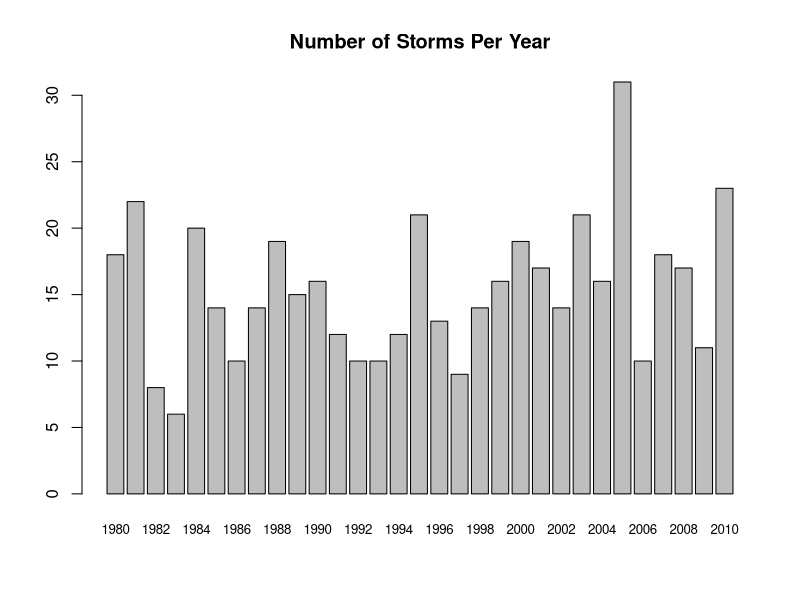
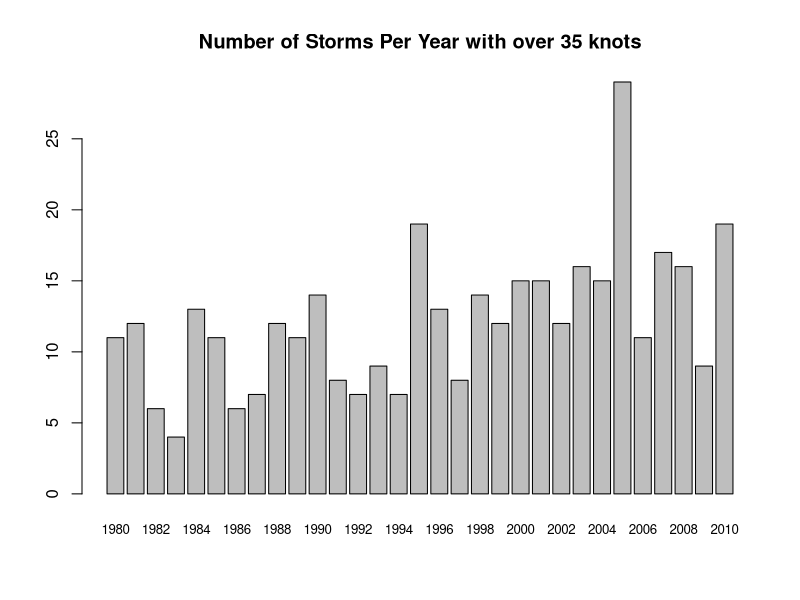
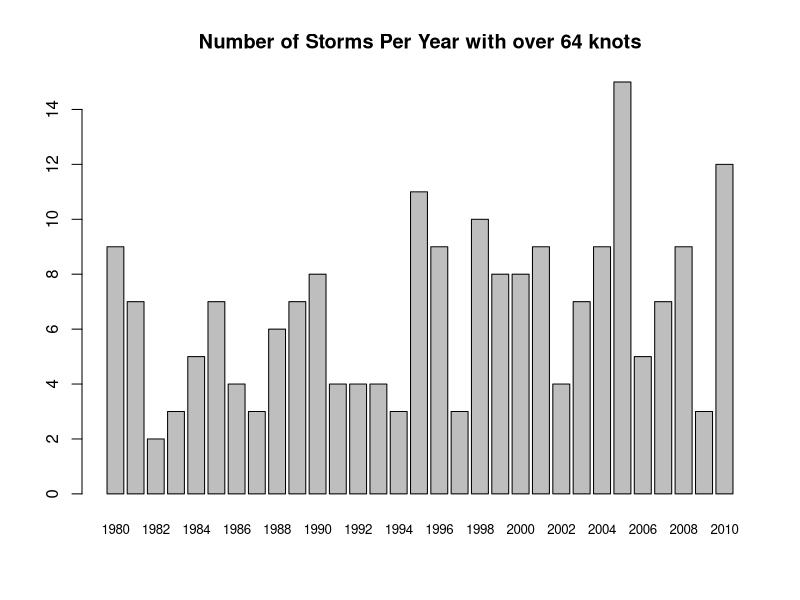
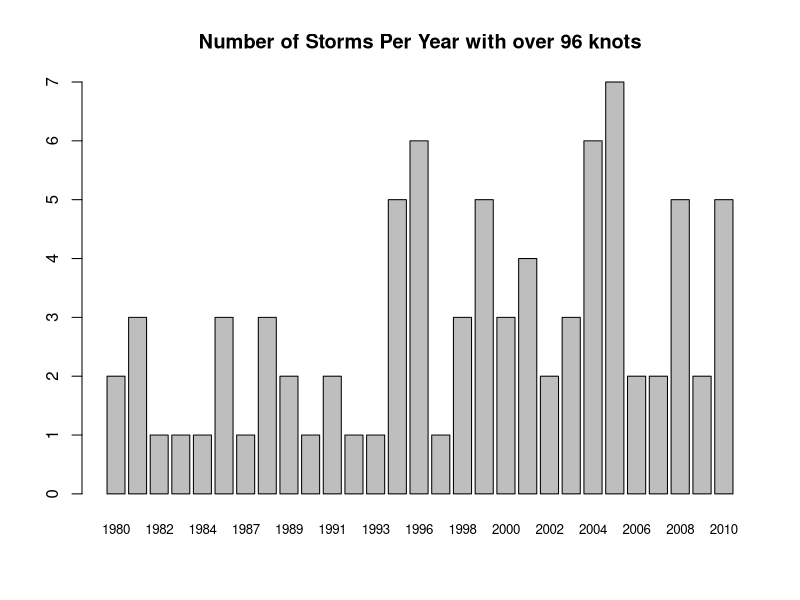
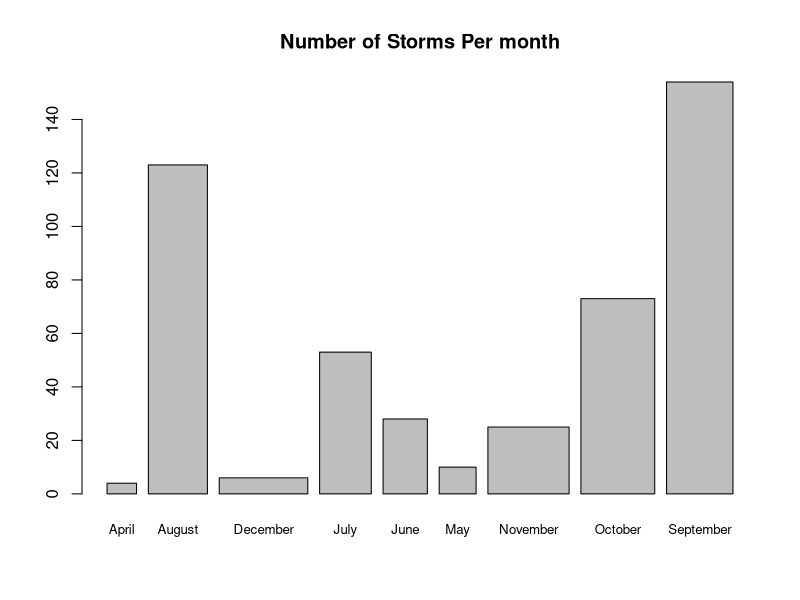
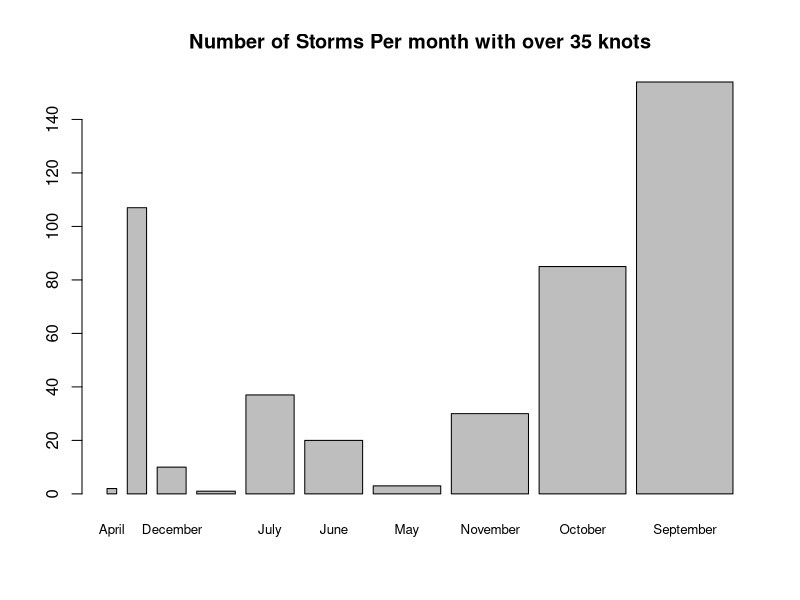
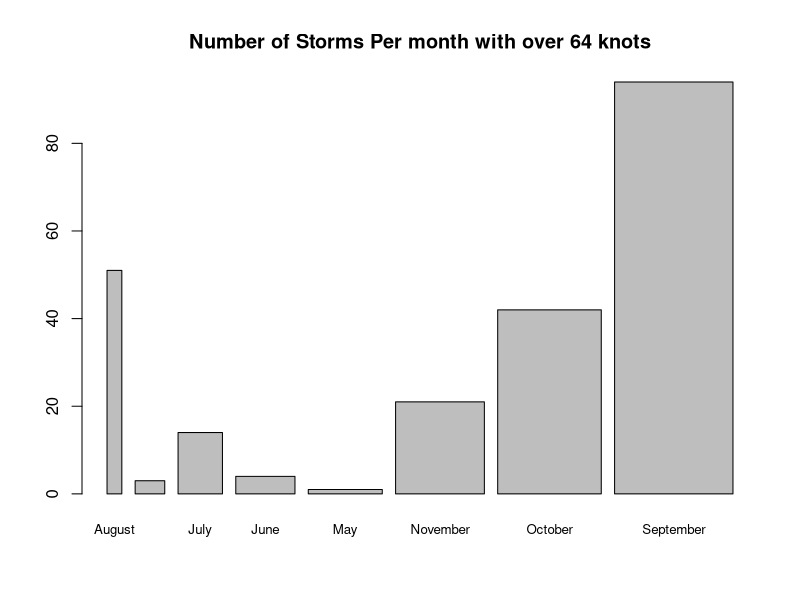
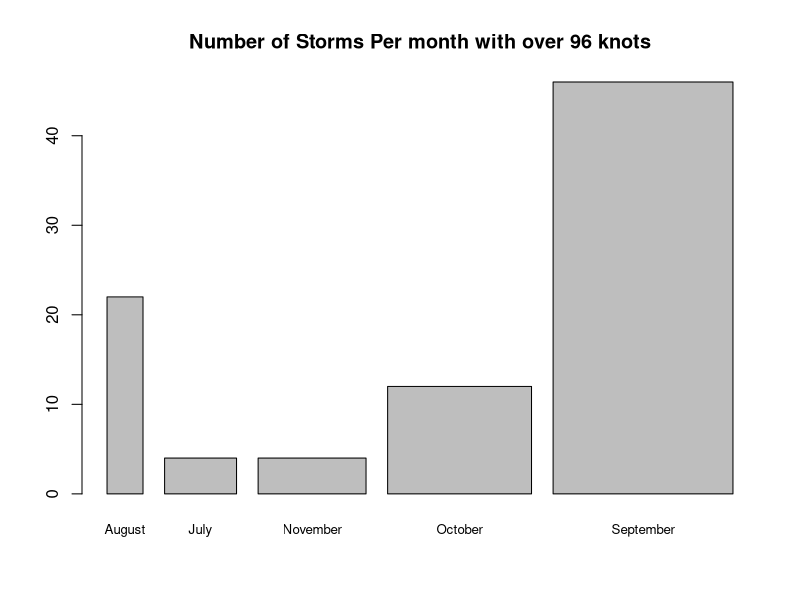

The R script that drew these images, in order:
## ---- chunk 1
#Import the data sets and modify them for analysis
setwd('../data')
storms <- read.csv("storms.csv",stringsAsFactors=F)
tracks <- read.csv("tracks.csv",stringsAsFactors=F)
storms <- storms[,-1]
tracks <- tracks[,-1]

storms$date <- as.Date(storms$date,'%m/%d/%Y')
tracks$date <- as.Date(tracks$date,'%m/%d/%Y')
storms <- storms[storms$date>=as.Date('01/01/1980','%m/%d/%Y') & storms$date<=as.Date('12/31/2010','%m/%d/%Y'),]
tracks <- tracks[tracks$date>=as.Date('01/01/1980','%m/%d/%Y') & tracks$date<=as.Date('12/31/2010','%m/%d/%Y'),]

##Analysis Per Year

per_year <- format(storms$date,'%Y')
num_peryear <- aggregate(storms$id,list(per_year),length)
names(num_peryear) <- c('Year','Number of Storms')

#Frequency table of number of storms per year
num_peryear

#barplot of numers of storms per year
barplot(num_peryear[[2]],as.numeric(num_peryear[[1]]),
        names.arg=num_peryear[[1]],cex.names = 0.8,
        main="Number of Storms Per Year")

tracks_35 <- tracks[tracks$wind>=35,]
num_peryear35 <- aggregate(tracks_35$id,
                                  list(format(tracks_35$date,'%Y')),unique)
num_peryear35[,1] <- 1980:2010
num_peryear35[,2] <- as.numeric(sapply(num_peryear35[,2],length))
names(num_peryear35) <- c('Year',"Storms over 35")

#frequency table of numbes of storms per year with knots >=35
num_peryear35

#barplot of numers of storms per year with >=35
barplot(num_peryear35[[2]],as.numeric(num_peryear[[1]]),
        names.arg=num_peryear35[[1]],cex.names = 0.8,
        main="Number of Storms Per Year with over 35 knots")


tracks_64 <- tracks[tracks$wind>=64,]
num_peryear64 <- aggregate(tracks_64$id,
                           list(format(tracks_64$date,'%Y')),unique)
num_peryear64[,1] <- 1980:2010
num_peryear64[,2] <- as.numeric(sapply(num_peryear64[,2],length))
names(num_peryear64) <- c('Year',"Storms over 64")

#frequency table of numbers of storms per year with knots>=66
num_peryear64

#barplot of numers of storms per year with >=64
barplot(num_peryear64[[2]],as.numeric(num_peryear[[1]]),
        names.arg=num_peryear64[[1]],cex.names = 0.8,
        main="Number of Storms Per Year with over 64 knots")


tracks_96 <- tracks[tracks$wind>=96,]
num_peryear96 <- aggregate(tracks_96$id,
                           list(format(tracks_96$date,'%Y')),unique)
num_peryear96[,2] <- as.numeric(sapply(num_peryear96[,2],length))
names(num_peryear96) <- c('Year',"Storms over 96")

#frequency table of numers of storms per year with >=96
num_peryear96

#barplot of numers of storms per year with >=96
barplot(num_peryear96[[2]],as.numeric(num_peryear[[1]]),
        names.arg=num_peryear96[[1]],cex.names = 0.8,
        main="Number of Storms Per Year with over 96 knots")


##Analysis Per Month

per_month <- format(storms$date,'%B')
num_permonth <- aggregate(storms$id,list(per_month),length)
names(num_permonth) <- c('Month','Number of Storms')

#frequency tableof numers of storms per month
num_permonth


#barplot of numers of storms per month
barplot(num_permonth[[2]],c(4,8,12,7,6,5,11,10,9),
        names.arg=num_permonth[[1]],cex.names = 0.8,
        main="Number of Storms Per month")

tracks_35 <- tracks[tracks$wind>=35,]
num_permonth35 <- aggregate(tracks_35$id,
                           list(format(tracks_35$date,'%B')),unique)
num_permonth35[,2] <- as.numeric(sapply(num_permonth35[,2],length))
names(num_permonth35) <- c('Month',"Storms over 35")

# frequency table of numersstorms per month with >=35
num_permonth35

#barplot of numersof storms per month with >=35
barplot(num_permonth35[[2]],1:10,
        names.arg=num_permonth35[[1]],cex.names = 0.8,
        main="Number of Storms Per month with over 35 knots")


tracks_64 <- tracks[tracks$wind>=64,]
num_permonth64 <- aggregate(tracks_64$id,
                           list(format(tracks_64$date,'%B')),unique)
num_permonth64[,2] <- as.numeric(sapply(num_permonth64[,2],length))
names(num_permonth64) <- c('Month',"Storms over 64")

#frequency table of numers of storms per month with >=64
num_permonth64

#barplot of numers of storms per month with >=64
barplot(num_permonth64[[2]],1:8,
        names.arg=num_permonth64[[1]],cex.names = 0.8,
        main="Number of Storms Per month with over 64 knots")

tracks_96 <- tracks[tracks$wind>=96,]
num_permonth96 <- aggregate(tracks_96$id,
                           list(format(tracks_96$date,'%B')),unique)
num_permonth96[,2] <- as.numeric(sapply(num_permonth96[,2],length))
names(num_permonth96) <- c('Month',"Storms over 96")
#frequency table of numers of storms per month with >=96
num_permonth96

##barplot of numers of storms per month with >=96
barplot(num_permonth96[[2]],1:5,
        names.arg=num_permonth96[[1]],cex.names = 0.8,
        main="Number of Storms Per month with over 96 knots")





##avg number of storms over 35,64,96 knots
#Average number of storms with knots >=35
summary(num_peryear35[[2]])
sd(num_peryear35[[2]])


#Average number of storms with knots >=64
summary(num_peryear64[[2]])
sd(num_peryear64[[2]])


#Average number of storms with knots >=96
summary(num_peryear96[[2]])
sd(num_peryear96[[2]])



##Regression Analysis I: Mean
mean_pressure <- aggregate(tracks$press,list(tracks$id),mean)
mean_wind <- aggregate(tracks$wind,list(tracks$id),mean)
mean_pressure <- mean_pressure[mean_pressure[[2]]!=0,]
mean_wind <- mean_wind[mean_wind[[1]]%in%mean_pressure[[1]],]
lm_mean <- lm(mean_wind[[2]]~mean_pressure[[2]])

library(ggplot2)
lm_meandata <- as.data.frame(cbind(mean_pressure[[2]],mean_wind[[2]]))
ggplot(data=lm_meandata,aes(x=V1,y=V2))+
  geom_point()+
  geom_abline(intercept=coef(lm_mean)[1],slope=coef(lm_mean)[2],size=1)+
  xlab('mean pressure')+
  ylab('mean wind speed')+
  ggtitle('Regression of Mean Storm Pressure and Mean Storm Speed')


##Regression Analysis II: Median
median_pressure <- aggregate(tracks$press,list(tracks$id),median)
median_wind <- aggregate(tracks$wind,list(tracks$id),median)
median_pressure <- median_pressure[median_pressure[[2]]!=0,]
median_wind <- median_wind[median_wind[[1]]%in%median_pressure[[1]],]
lm_median <- lm(median_wind[[2]]~median_pressure[[2]])
lm_mediandata <- as.data.frame(cbind(median_pressure[[2]],median_wind[[2]]))

ggplot(data=lm_mediandata,aes(x=V1,y=V2))+
  geom_point()+
  geom_abline(intercept=coef(lm_median)[1],slope=coef(lm_median)[2],size=1)+
  xlab('median pressure')+
  ylab('median wind speed')+
  ggtitle('Regression of Median Storm Pressure and Median Storm Speed')

